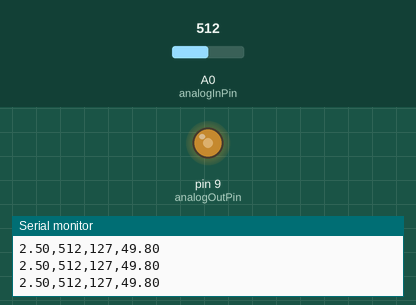
This sketch was run on a simulated Arduino Uno, built with avr-gcc and run on an emulated ATmega328P. On the bench: output pins drawn as LEDs (lit = HIGH), the last lines printed to the serial monitor. Inputs (shaded band) come from the test bench; at power-on: A0 (analogInPin) = 512.

Above: at 1.2 s.
1.3 s: A0 (analogInPin) set to 408
At 2.2 s:
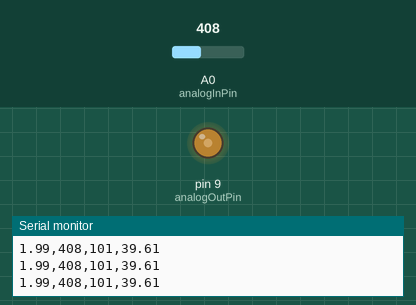
2.8 s: A0 (analogInPin) set to 387
At 3.2 s:
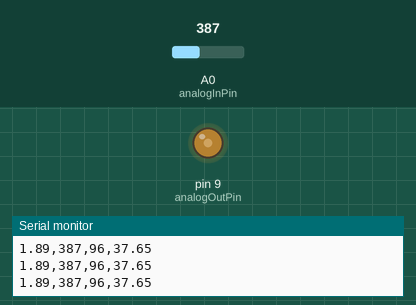
5.8 s: A0 (analogInPin) set to 112
At 6.8 s:
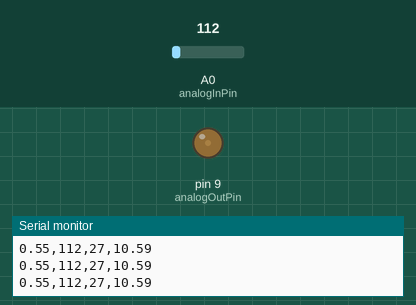
7.3 s: A0 (analogInPin) set to 104
At 8.0 s:
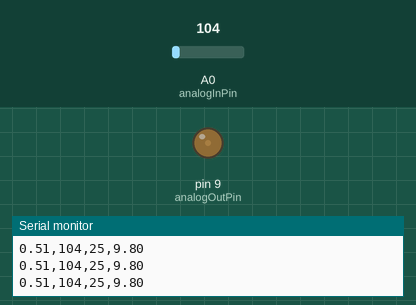
10.3 s: A0 (analogInPin) set to 0
At 11.2 s:
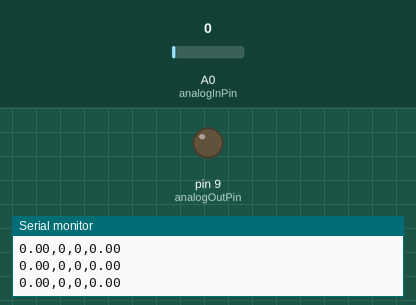
11.8 s: A0 (analogInPin) set to 511
At 12.5 s:
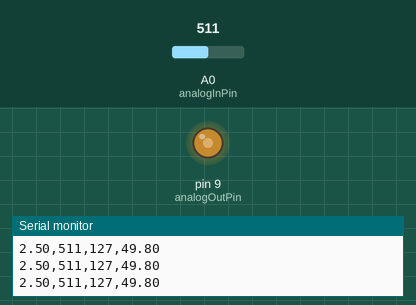
Timing chart, 0 to 14.3 s (numbered marks = the images above; inputs shaded):
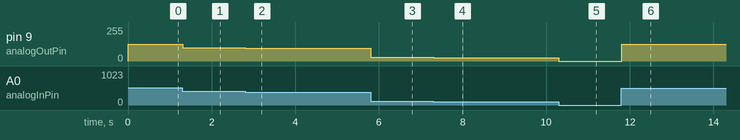

The sketch:

Lab8_4711.ino
```cpp
const int analogInPin = A0;  // Analog input pin that the potentiometer is attached to
const int analogOutPin = 9; // Analog output pin that the LED is attached to

int sensorValue = 0;        // value read from the pot
int outputValue = 0;        // value output to the PWM (analog out)
float potVoltage;
float dutyCycle;

void setup() {
  // initialize serial communications at 9600 bps:
  Serial.begin(9600);
}

void loop() {
  // read the analog in value:
  sensorValue = analogRead(analogInPin);
  // map it to the range of the analog out:
  outputValue = map(sensorValue, 0, 1023, 0, 255);
  potVoltage = (5.0*sensorValue) / 1023.0;
  dutyCycle = (100.0*outputValue) / 255.0;
  // change the analog out value:
  analogWrite(analogOutPin, outputValue);

  // print the results to the serial monitor:

  Serial.print(potVoltage);
  Serial.print(",");
  Serial.print(sensorValue);
  Serial.print(",");
  Serial.print(outputValue);
  Serial.print(",");
  Serial.println(dutyCycle);

  // wait 2 milliseconds before the next loop
  // for the analog-to-digital converter to settle
  // after the last reading:
  delay(2);
}
```

Measured:
- after the input at 1.3 s, pin 9 (analogOutPin): 127/255 → 101/255 at once
- after the input at 2.8 s, pin 9 (analogOutPin): 101/255 → 96/255 at once
- after the input at 5.8 s, pin 9 (analogOutPin): 96/255 → 27/255 at once
- after the input at 7.3 s, pin 9 (analogOutPin): 27/255 → 25/255 at once
- after the input at 10.3 s, pin 9 (analogOutPin): 25/255 → 0/255 at once
- after the input at 11.8 s, pin 9 (analogOutPin): 0/255 → 127/255 at once
